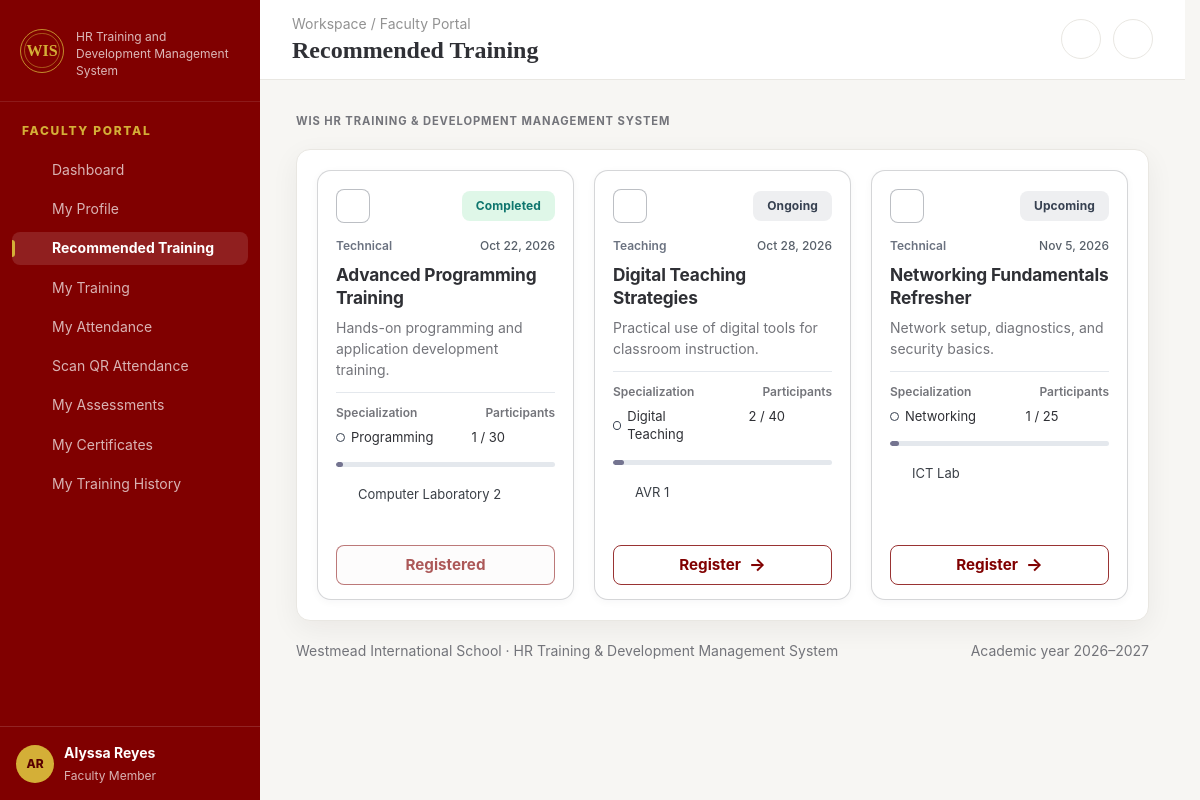
Page /employee/recommended-training.php (signed in) on the committed database.
### tables this page shows
CREATE TABLE `training_programs` (
  `id` int(10) UNSIGNED NOT NULL,
  `title` varchar(180) NOT NULL,
  `category` varchar(120) NOT NULL,
  `specialization` varchar(120) NOT NULL,
  `description` text DEFAULT NULL,
  `trainer_user_id` int(10) UNSIGNED DEFAULT NULL,
  `start_date` date NOT NULL,
  `end_date` date DEFAULT NULL,
  `start_time` time DEFAULT NULL,
  `venue` varchar(160) DEFAULT NULL,
  `capacity` smallint(5) UNSIGNED NOT NULL DEFAULT 30,
  `status` enum('Draft','Upcoming','Ongoing','Completed','Cancelled') NOT NULL DEFAULT 'Upcoming',
  `created_by` int(10) UNSIGNED DEFAULT NULL,
  `created_at` timestamp NOT NULL DEFAULT current_timestamp()
);

### includes/page_bootstrap.php (called while the page is built, shortened)
<?php
require_once __DIR__ . '/functions.php';
require_once __DIR__ . '/render_helpers.php';
require_once __DIR__ . '/layout.php';
$user = current_user();

### includes/renderers/recommendations.php (the view, shortened to what this page needs)
<?php
function render_recommendations(PDO $pdo, array $user): string
{
    $eid = (int)($user['employee_id'] ?? 0);
    $st = $pdo->prepare(
        'SELECT p.*, '
        . '(SELECT COUNT(*) FROM registrations r WHERE r.program_id = p.id) AS registered_count, '
        . '(SELECT COUNT(*) FROM registrations r WHERE r.program_id = p.id AND r.employee_id = ?) AS existing '
        . 'FROM training_programs p '
        . 'WHERE p.status IN (\'Upcoming\',\'Ongoing\') '
        . 'ORDER BY CASE WHEN p.specialization = (SELECT specialization FROM employees WHERE id = ?) THEN 0 ELSE 1 END, p.start_date LIMIT 6'
    );
    $st->execute([$eid, $eid]);
    $progs = $st->fetchAll();
    $html = '<div class="recommendation-grid">';
    foreach ($progs as $p) {
        $storedStatus = trim((string)($p['status'] ?? 'Upcoming'));
        $startDate = !empty($p['start_date']) ? strtotime((string)$p['start_date']) : false;
        $endDate = !empty($p['end_date']) ? strtotime((string)$p['end_date']) : false;
        if (in_array($storedStatus, ['Cancelled', 'Draft'], true)) {
            $status = $storedStatus;
        } elseif ($startDate === false) {
            $status = $storedStatus !== '' ? $storedStatus : 'Upcoming';
        } else {
            $today = new DateTimeImmutable('today');
            $start = new DateTimeImmutable(date('Y-m-d', $startDate));
            $end = $endDate !== false ? new DateTimeImmutable(date('Y-m-d', $endDate)) : null;
            if ($end !== null && $today > $end) {
                $status = 'Completed';
            } elseif ($today >= $start) {
                $status = 'Ongoing';
            } else {
                $status = 'Upcoming';
            }
        }
        $statusClass = strtolower($status) === 'completed'
            ? 'is-completed'
            : (strtolower($status) === 'upcoming' ? 'is-upcoming' : 'is-ongoing');
        $registeredCount = (int)($p['registered_count'] ?? 0);
        $capacity = (int)($p['capacity'] ?? 0);
        $date = $p['start_date'] ? date('M j, Y', strtotime((string)$p['start_date'])) : 'Date TBD';
        $specialization = $p['specialization'] ?: 'General';
        $description = $p['description'] ?: 'Professional training to strengthen faculty competency.';
        $venueList = array_filter([
            trim((string)($p['venue'] ?? '')),
            trim((string)($p['venue_2'] ?? '')),
            trim((string)($p['venue_3'] ?? '')),
        ]);
        $html .= '<article class="recommendation-card">'
            . '<div class="recommendation-card-header">'
            . '<span class="recommendation-card-icon" aria-hidden="true">' . icon('book', 18) . '</span>'
            . '<span class="recommendation-status ' . $statusClass . '">' . h($status) . '</span>'
            . '</div>'
            . '<div class="recommendation-card-meta">'
            . '<span class="recommendation-category">' . h($p['category'] ?: 'Technical') . '</span>'
            . '<span class="recommendation-date">' . icon('calendar', 14) . ' ' . h($date) . '</span>'
            . '</div>'
            . '<h3 class="recommendation-card-title">' . h($p['title']) . '</h3>'
            . '<p class="recommendation-card-description">' . h($description) . '</p>'
            . '<div class="recommendation-divider"></div>'
            . '<div class="recommendation-card-stats">'
            . '<div class="recommendation-stat">'
            . '<span class="recommendation-label">Specialization</span>'
            . '<div class="recommendation-value"><span class="recommendation-dot"></span>' . h($specialization) . '</div>'
            . '</div>'
            . '<div class="recommendation-stat recommendation-stat-right">'
            . '<span class="recommendation-label">Participants</span>'
            . '<div class="recommendation-value"><span class="recommendation-user-icon" aria-hidden="true">' . icon('users', 14) . '</span> ' . $registeredCount . ' / ' . $capacity . '</div>'
            . '</div>'
            . '</div>'
            . '<div class="recommendation-progress"><span style="width:' . ($capacity > 0 ? min(100, ($registeredCount / $capacity) * 100) : 0) . '%"></span></div>'
            . '<div class="recommendation-locations">';
        if ($venueList) {
            foreach (array_slice($venueList, 0, 3) as $venue) {
                $html .= '<div class="recommendation-location">' . icon('location', 14) . ' ' . h($venue) . '</div>';
            }
        } else {
            $html .= '<div class="recommendation-location">' . icon('location', 14) . ' Venue to be announced</div>';
        }
        if ((int)$p['existing']) {
            $html .= '</div>'
                . '<button class="recommendation-action is-registered" type="button" disabled>Registered</button>'
                . '</article>';
        } else {
            $html .= '</div>'
                . '<form method="post" action="index.php?page=Recommended Training" class="recommendation-form">'
                . '<input type="hidden" name="csrf_token" value="' . h(csrf_token()) . '">'
                . '<input type="hidden" name="action" value="register_training">'
                . '<input type="hidden" name="program_id" value="' . (int)$p['id'] . '">'
                . '<button class="recommendation-action" type="submit">Register <span aria-hidden="true">→</span></button>'
                . '</form>'
                . '</article>';
        }
    }
    return $html . '</div>';
}

### includes/functions.php (shortened to what this page needs)
<?php
function h(mixed $value): string
{
    return htmlspecialchars((string)($value ?? ''), ENT_QUOTES, 'UTF-8');
}
function current_user(): ?array
{
    return $_SESSION['user'] ?? null;
}
function icon(string $name, int $size = 18): string
{
    return '<svg width="' . $size . '" height="' . $size . '" viewBox="0 0 24 24" fill="none" stroke="currentColor" stroke-width="1.8" stroke-linecap="round" stroke-linejoin="round" aria-hidden="true">' . ($p[$name] ?? $p['grid']) . '</svg>';
}

### assets/style.css (style rules this page uses)
:root { --font-heading: Georgia, "Times New Roman", serif; --font-body: Inter, ui-sans-serif, system-ui, -apple-system, BlinkMacSystemFont, "Segoe UI", sans-serif; --text-xs: .75rem; --text-sm: .875rem; --text-base: 1rem; --text-lg: 1.125rem; --text-xl: 1.5rem; --text-2xl: 2rem; --text-metric: 1.5rem; --page: #f7f6f3; --surface: #ffffff; --card-border: #e7e1d9; --ink: #2f3035; --ink-strong: #2a2927; --muted: #73747a; --muted-soft: #6b6761; --maroon: #800000; --maroon-dark: #590000; --maroon-soft: #f8eded; --gold: #d4af37; --gold-soft: #fff8df; --cream: #fff9ed; --line: #e9e7e2; --green: #237a57; --green-soft: #eaf7f1; --red: #b53939; --red-soft: #fceded; --blue: #326ca8; --blue-soft: #edf4fb; --shadow: 0 8px 28px rgba(36, 24, 20, .06); font-family: var(--font-body); font-size: var(--text-base); color: var(--ink); background: var(--page); font-synthesis: none; }
*, *::before, *::after { box-sizing: border-box; }
html { min-height: 100%; overflow-y: scroll; scrollbar-gutter: stable; }
body { margin: 0; min-width: 320px; min-height: 100vh; font-family: var(--font-body); color: var(--ink); background: #f7f6f3; line-height: 1.45; }
button, input, select, textarea { font: inherit; }
button { cursor: pointer; }
button:disabled, input:disabled, select:disabled, textarea:disabled { cursor: not-allowed; opacity: .65; }
svg { flex: none; }
h1, h2, h3, h4, p { overflow-wrap: anywhere; }
h1, h2, h3, h4 { color: inherit; }
.sidebar nav a svg, .sidebar nav button svg { flex: 0 0 18px; width: 18px; height: 18px; }

### includes/layout.php (style rules this page uses)
html { overflow-y: scroll; scrollbar-gutter: stable; }

### rows in the picture
training_programs: $size 18 (drawn), end_date "Completed", category "Technical", start_date "Oct 22, 2026", title "Advanced Programming Training", description "Hands-on programming and application development training.", specialization "Programming", registeredCount "1", capacity "30", $size 14 (drawn), venue "Computer Laboratory 2", shows "Registered"
training_programs: $size 18 (drawn), status "Ongoing", category "Teaching", start_date "Oct 28, 2026", title "Digital Teaching Strategies", description "Practical use of digital tools for classroom instruction.", specialization "Digital Teaching", registeredCount "2", capacity "40", $size 14 (drawn), venue "AVR 1"
training_programs: $size 18 (drawn), status "Upcoming", category "Technical", start_date "Nov 5, 2026", title "Networking Fundamentals Refresher", description "Network setup, diagnostics, and security basics.", specialization "Networking", registeredCount "1", capacity "25", $size 14 (drawn), venue "ICT Lab"

### other values in the picture
$roleText "FACULTY PORTAL"
$label "Dashboard"
$label "My Profile"
$label "Recommended Training"
$label "My Training"
$label "My Attendance"
$label "Scan QR Attendance"
$label "My Assessments"
$label "My Certificates"
$label "My Training History"
$initial "AR"
$name "Alyssa Reyes"
role_label($role) "Faculty Member"
$headerRole "Faculty Portal"
$page "Recommended Training"
